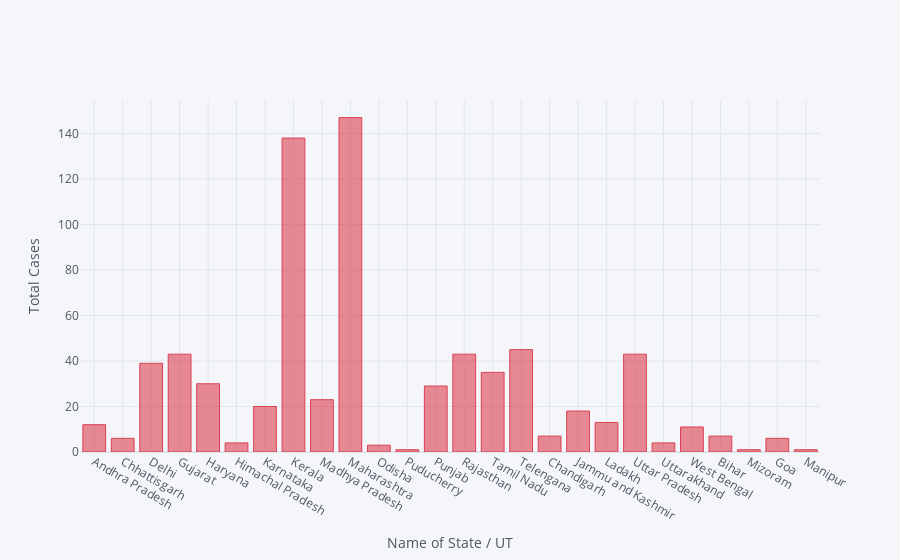

Here is the notebook cell this chart was saved with:
### Code cell
df.iplot(kind='bar',x='Name of State / UT',y='Total Cases',xTitle='Name of State / UT',yTitle='Total Cases',colors='Red')

### Figure 1 — Plotly figure (JSON) as saved in the notebook; plotly's stock layout.template omitted (floating-point values rounded to 4 significant figures)
{"data": [{"marker": {"color": "rgba(219, 64, 82, 0.6)", "line": {"color": "rgba(219, 64, 82, 1.0)", "width": 1}}, "name": "Total Cases", "orientation": "v", "text": "", "type": "bar", "x": ["Andhra Pradesh", "Chhattisgarh", "Delhi", "Gujarat", "Haryana", "Himachal Pradesh", "Karnataka", "Kerala", "Madhya Pradesh", "Maharashtra", "Odisha", "Puducherry", "Punjab", "Rajasthan", "Tamil Nadu", "Telengana", "Chandigarh", "Jammu and Kashmir", "Ladakh", "Uttar Pradesh", "Uttarakhand", "West Bengal", "Bihar", "Mizoram", "Goa", "Manipur"], "y": [12, 6, 39, 43, 30, 4, 20, 138, 23, 147, 3, 1, 29, 43, 35, 45, 7, 18, 13, 43, 4, 11, 7, 1, 6, 1]}], "layout": {"legend": {"bgcolor": "#F5F6F9", "font": {"color": "#4D5663"}}, "paper_bgcolor": "#F5F6F9", "plot_bgcolor": "#F5F6F9", "title": {"font": {"color": "#4D5663"}}, "xaxis": {"gridcolor": "#E1E5ED", "showgrid": true, "tickfont": {"color": "#4D5663"}, "title": {"font": {"color": "#4D5663"}, "text": "Name of State / UT"}, "zerolinecolor": "#E1E5ED"}, "yaxis": {"gridcolor": "#E1E5ED", "showgrid": true, "tickfont": {"color": "#4D5663"}, "title": {"font": {"color": "#4D5663"}, "text": "Total Cases"}, "zerolinecolor": "#E1E5ED"}}}
